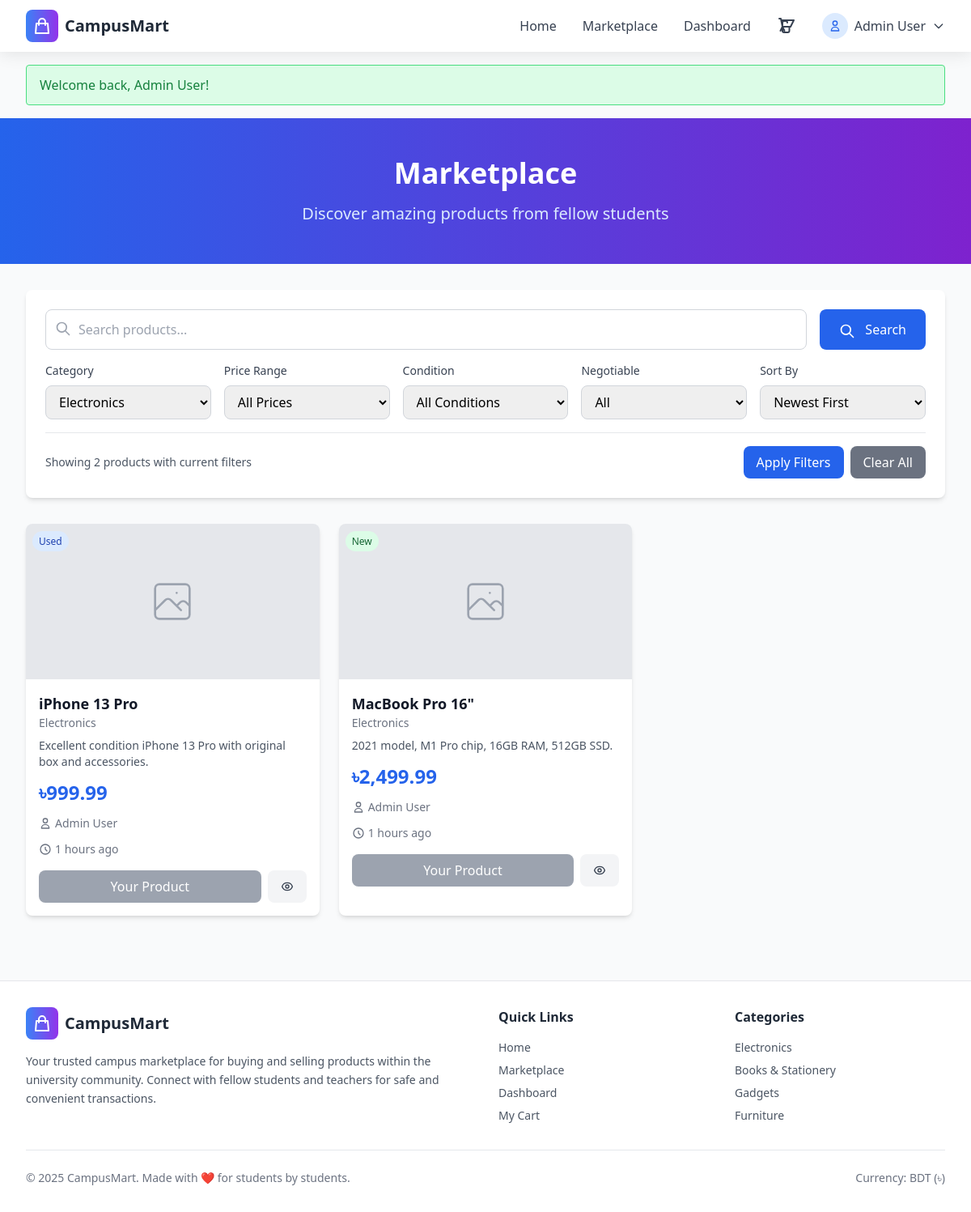
The page /marketplace.php?category=Electronics (signed in) on the database its author committed.
### tables this page shows
CREATE TABLE users (
    id INT PRIMARY KEY AUTO_INCREMENT,
    name VARCHAR(100) NOT NULL,
    email VARCHAR(100) UNIQUE NOT NULL,
    phone VARCHAR(20) NOT NULL,
    university VARCHAR(100) NOT NULL,
    password VARCHAR(255) NOT NULL,
    created_at TIMESTAMP DEFAULT CURRENT_TIMESTAMP,
    updated_at TIMESTAMP DEFAULT CURRENT_TIMESTAMP ON UPDATE CURRENT_TIMESTAMP
);

CREATE TABLE products (
    id INT PRIMARY KEY AUTO_INCREMENT,
    user_id INT NOT NULL,
    title VARCHAR(200) NOT NULL,
    description TEXT NOT NULL,
    price DECIMAL(10,2) NOT NULL,
    category VARCHAR(50) NOT NULL,
    condition_type ENUM('new', 'used') NOT NULL,
    negotiable ENUM('yes', 'no') NOT NULL,
    status ENUM('active', 'sold', 'inactive') DEFAULT 'active',
    created_at TIMESTAMP DEFAULT CURRENT_TIMESTAMP,
    updated_at TIMESTAMP DEFAULT CURRENT_TIMESTAMP ON UPDATE CURRENT_TIMESTAMP,
    FOREIGN KEY (user_id) REFERENCES users(id) ON DELETE CASCADE
);

### marketplace.php (the view, shortened to what the rows shown need)
<?php
require_once 'config/database.php';
require_once 'includes/functions.php';
$is_logged_in = isLoggedIn();
$products_per_page = 12;
$current_page = isset($_GET['page']) ? max(1, intval($_GET['page'])) : 1;
$offset = ($current_page - 1) * $products_per_page;
$category_filter = isset($_GET['category']) ? trim($_GET['category']) : '';
$sort_by = isset($_GET['sort']) ? trim($_GET['sort']) : 'newest';
$where_conditions = ["p.status = 'active'"];
$params = [];
if (!empty($category_filter) && $category_filter !== 'all') {
    $where_conditions[] = "p.category = ?";
    $params[] = $category_filter;
}
$order_by = match($sort_by) {
    'price_low' => 'p.price ASC',
    'price_high' => 'p.price DESC',
    'oldest' => 'p.created_at ASC',
    default => 'p.created_at DESC'
};
$where_clause = implode(' AND ', $where_conditions);
$query = "SELECT p.*, u.name as seller_name, u.university,
          (SELECT image_path FROM product_images WHERE product_id = p.id ORDER BY image_order LIMIT 1) as first_image
          FROM products p
          JOIN users u ON p.user_id = u.id
          WHERE $where_clause
          ORDER BY $order_by
          LIMIT $products_per_page OFFSET $offset";
$stmt = $pdo->prepare($query);
$stmt->execute($params);
$products = $stmt->fetchAll();
include 'includes/header.php';
?>
<div class="bg-gradient-to-r from-blue-600 to-purple-700 text-white py-12">
    <div class="max-w-7xl mx-auto px-4 sm:px-6 lg:px-8">
        <div class="text-center">
            <h1 class="text-4xl font-bold mb-4 animate-fadeIn">Marketplace</h1>
        </div>
    </div>
</div>
<div class="max-w-7xl mx-auto px-4 sm:px-6 lg:px-8 py-8">
    <?php if (empty($products)): ?>
        <div class="text-center py-12">
            <svg class="mx-auto h-24 w-24 text-gray-400" fill="none" stroke="currentColor" viewBox="0 0 24 24">
                <path stroke-linecap="round" stroke-linejoin="round" stroke-width="1" d="M20 13V6a2 2 0 00-2-2H6a2 2 0 00-2 2v7m16 0v5a2 2 0 01-2 2H6a2 2 0 01-2-2v-5m16 0h-2M4 13h2m4-8v16m4-16v16"></path>
            </svg>
            <h3 class="mt-4 text-lg font-medium text-gray-900">No products found</h3>
            <p class="mt-2 text-gray-500">Try adjusting your filters or search terms.</p>
        </div>
    <?php else: ?>
        <div class="grid grid-cols-1 md:grid-cols-2 lg:grid-cols-3 xl:grid-cols-4 gap-6">
            <?php foreach ($products as $product): ?>
                <div class="bg-white rounded-lg shadow-md hover:shadow-lg transition-shadow duration-300 overflow-hidden animate-fadeIn hover-scale">
                    <div class="relative h-48 bg-gray-200">
                        <?php if ($product['first_image']): ?>
                            <img src="<?php echo UPLOAD_URL . sanitize($product['first_image']); ?>"
                                 alt="<?php echo sanitize($product['title']); ?>"
                                 class="w-full h-full object-cover">
                        <?php else: ?>
                            <div class="w-full h-full flex items-center justify-center">
                            </div>
                        <?php endif; ?>
                        <div class="absolute top-2 left-2">
                            <span class="bg-<?php echo $product['condition_type'] === 'new' ? 'green' : 'blue'; ?>-100 text-<?php echo $product['condition_type'] === 'new' ? 'green' : 'blue'; ?>-800 text-xs px-2 py-1 rounded-full">
                                <?php echo ucfirst($product['condition_type']); ?>
                            </span>
                        </div>
                    </div>
                    <div class="p-4">
                        <div class="mb-2">
                            <h3 class="text-lg font-semibold text-gray-900 truncate" title="<?php echo sanitize($product['title']); ?>">
                                <?php echo sanitize($product['title']); ?>
                            </h3>
                            <p class="text-sm text-gray-500"><?php echo sanitize($product['category']); ?></p>
                        </div>
                        <p class="text-gray-600 text-sm mb-3 line-clamp-2">
                            <?php echo sanitize(substr($product['description'], 0, 100)) . (strlen($product['description']) > 100 ? '...' : ''); ?>
                        </p>
                        <div class="flex items-center justify-between mb-3">
                            <span class="text-2xl font-bold text-blue-600">
                                <?php echo formatPrice($product['price']); ?>
                            </span>
                        </div>
                        <div class="flex items-center text-sm text-gray-500 mb-3">
                            <svg class="w-4 h-4 mr-1" fill="none" stroke="currentColor" viewBox="0 0 24 24">
                                <path stroke-linecap="round" stroke-linejoin="round" stroke-width="2" d="M16 7a4 4 0 11-8 0 4 4 0 018 0zM12 14a7 7 0 00-7 7h14a7 7 0 00-7-7z"></path>
                            </svg>
                            <span class="truncate"><?php echo sanitize($product['seller_name']); ?></span>
                        </div>
                        <div class="flex items-center text-sm text-gray-500 mb-4">
                            <svg class="w-4 h-4 mr-1" fill="none" stroke="currentColor" viewBox="0 0 24 24">
                                <path stroke-linecap="round" stroke-linejoin="round" stroke-width="2" d="M12 8v4l3 3m6-3a9 9 0 11-18 0 9 9 0 0118 0z"></path>
                            </svg>
                            <span><?php echo timeAgo($product['created_at']); ?></span>
                        </div>
                        <div class="flex gap-2">
                            <?php if ($is_logged_in): ?>
                                <?php if ($product['user_id'] != $_SESSION['user_id']): ?>
                                    <?php if (isInCart($product['id'])): ?>
                                        <button class="flex-1 bg-gray-400 text-white py-2 px-4 rounded-lg cursor-not-allowed" disabled>
                                            In Cart
                                        </button>
                                    <?php else: ?>
                                        <button onclick="addToCart(<?php echo $product['id']; ?>)"
                                                class="flex-1 bg-blue-600 text-white py-2 px-4 rounded-lg hover:bg-blue-700 transition-colors duration-200 add-to-cart-btn">
                                            Add to Cart
                                        </button>
                                    <?php endif; ?>
                                <?php else: ?>
                                    <button class="flex-1 bg-gray-400 text-white py-2 px-4 rounded-lg cursor-not-allowed" disabled>
                                        Your Product
                                    </button>
                                <?php endif; ?>
                            <?php else: ?>
                                <a href="login.php" class="flex-1 bg-blue-600 text-white py-2 px-4 rounded-lg text-center hover:bg-blue-700 transition-colors duration-200">
                                    Login to Buy
                                </a>
                            <?php endif; ?>
                            <button onclick="viewProduct(<?php echo $product['id']; ?>)"
                                    class="bg-gray-100 text-gray-700 py-2 px-4 rounded-lg hover:bg-gray-200 transition-colors duration-200">
                            </button>
                        </div>
                    </div>
                </div>
            <?php endforeach; ?>
        </div>
    <?php endif; ?>
</div>
<?php include 'includes/footer.php'; ?>

### includes/header.php (shortened to what the rows shown need)
<?php
require_once __DIR__ . '/../config/database.php';
require_once __DIR__ . '/functions.php';
$current_user = getCurrentUser();
?>
<!DOCTYPE html>
<html lang="en">
<head>
    <script src="https://cdn.tailwindcss.com"></script>
</head>
<body class="bg-gray-50 min-h-screen">
    <nav class="bg-white sticky top-0 z-50 navbar-shadow">
        <div class="max-w-7xl mx-auto px-4 sm:px-6 lg:px-8">
            <div class="flex justify-between items-center h-16">
                <div class="hidden md:flex items-center space-x-8">
                    <?php if (isLoggedIn()): ?>
                        <a href="<?php echo BASE_URL; ?>dashboard.php" class="text-gray-700 hover:text-blue-600 transition-colors duration-200">Dashboard</a>
                        <a href="<?php echo BASE_URL; ?>cart.php" class="relative text-gray-700 hover:text-blue-600 transition-colors duration-200">
                            <svg class="w-6 h-6" fill="none" stroke="currentColor" viewBox="0 0 24 24">
                                <path stroke-linecap="round" stroke-linejoin="round" stroke-width="2" d="M3 3h2l.4 2M7 13h10l4-8H5.4m0 0L7 13m0 0l-2.5 5M7 13l2.5 5m6-5v5a2 2 0 01-2 2H9a2 2 0 01-2-2v-5m6-5V8a2 2 0 00-2-2H9a2 2 0 00-2 2v3"></path>
                            </svg>
                        </a>
                        <div class="relative group">
                            <button class="flex items-center space-x-2 text-gray-700 hover:text-blue-600 transition-colors duration-200">
                                <div class="bg-blue-100 p-2 rounded-full">
                                    <svg class="w-4 h-4 text-blue-600" fill="none" stroke="currentColor" viewBox="0 0 24 24">
                                        <path stroke-linecap="round" stroke-linejoin="round" stroke-width="2" d="M16 7a4 4 0 11-8 0 4 4 0 018 0zM12 14a7 7 0 00-7 7h14a7 7 0 00-7-7z"></path>
                                    </svg>
                                </div>
                                <span class="hidden lg:block"><?php echo sanitize($current_user['name']); ?></span>
                                <svg class="w-4 h-4" fill="none" stroke="currentColor" viewBox="0 0 24 24">
                                    <path stroke-linecap="round" stroke-linejoin="round" stroke-width="2" d="M19 9l-7 7-7-7"></path>
                                </svg>
                            </button>
                        </div>
                    <?php endif; ?>
                </div>
            </div>
        </div>
    </nav>

### rows shown on the page
users: name "Admin User"
products: condition_type "Used", title "iPhone 13 Pro", category "Electronics", description "Excellent condition iPhone 13 Pro with original box and accessories.", price "৳999.99", user.name "Admin User", created_at "1 hours ago", shows "Your Product"
products: condition_type "New", title "MacBook Pro 16\"", category "Electronics", description "2021 model, M1 Pro chip, 16GB RAM, 512GB SSD.", price "৳2,499.99", user.name "Admin User", created_at "1 hours ago", shows "Your Product"

### other values the page prints
$message "Welcome back, Admin User!"
$total_products "2"
form field category "Electronics"
